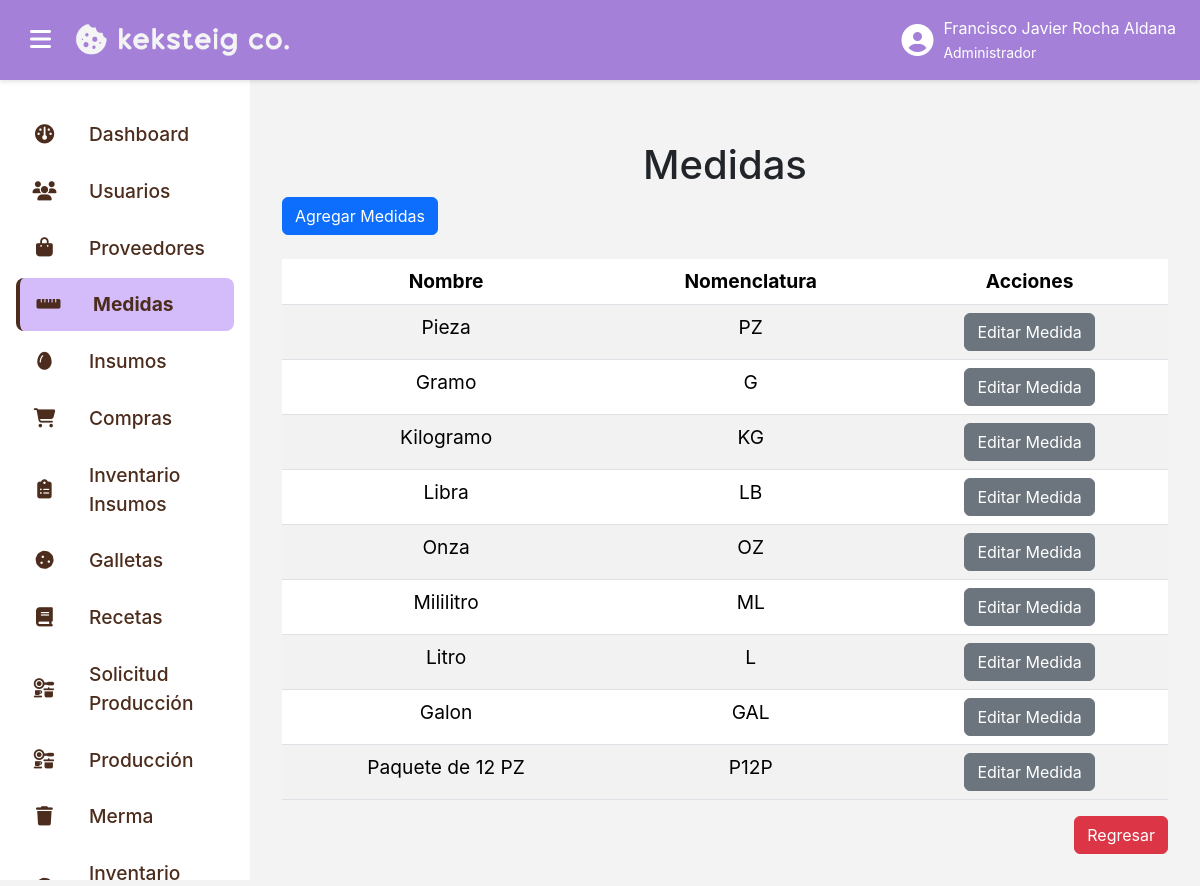
The app's page /medidas/lista_medidas/ (signed in) with its own data.
### medidas_app/models.py (models this page shows, shortened)
class Medida(models.Model):
    nombre = models.TextField(max_length=50, null=False)
    nomenclatura = models.TextField(max_length=5, null=False)

### medidas_app/views.py (the view, shortened to what this page needs)
# urls.py: path("lista_medidas/", login_required(ListaMedidasView.as_view()), name="lista_medidas"),
class ListaMedidasView(PermissionRequiredMixin, TemplateView):
    permission_required = ["medidas_app.view_Medida"]
    login_url = "login"
    template_name = "lista_medidas.html"
    def get_context_data(self):
        lista = Medida.objects.all()
        return {
            "lista": lista
        }

### medidas_app/templates/lista_medidas.html (shortened to what this page needs)
{% extends "base.html" %}
{% load static %}
{% block content %}
<div class="pantalla-completa">
    <div class="menu">
        <h1 class="text-center">
            Medidas
        </h1>
        <a class="btn btn-primary" href="{% url "crear_medidas" %}">
            Agregar Medidas
        </a>
        <div class="row d-flex mt-4">
            <div class="col-lg-12 col-md-12 col-sm-12 col-12">
                <div class="d-flex align-items-center justify-content-center">
                    <table class="table table-hover table-striped">
                        <thead>
                            <th class="text-center">
                                Nombre
                            </th>
                            <th class="text-center">
                                Nomenclatura
                            </th>
                            <th class="text-center">
                                Acciones
                            </th>
                        </thead>
                        <tbody>
                            {% for item in lista %}
                                <tr>
                                    <td class="text-center">
                                        {{ item.nombre }}
                                    </td>
                                    <td class="text-center">
                                        {{ item.nomenclatura }}
                                    </td>
                                    <td class="text-center">
                                        <a class="btn btn-secondary" href="{% url "editar_medidas" item.id %}">
                                            Editar Medida
                                        </a>
                                    </td>
                                </tr>
                            {% endfor %}
                        </tbody>
                    </table>
                </div>
            </div>
        </div>
        <div class="d-flex align-items-center justify-content-end">
            <a class="btn btn-danger" href="{% url "home" %}">
                Regresar
            </a>
        </div>
    </div>
</div>
{% endblock content %}

### templates/base.html (shortened to what this page needs)
{% load static %}
<!DOCTYPE html>
<html lang="es">
<head>
    <link rel="stylesheet" href="{% static 'css/bootstrap.min.css' %}">
    <link href="https://cdnjs.cloudflare.com/ajax/libs/font-awesome/6.7.2/css/all.min.css" rel="stylesheet">
    <link rel="stylesheet" href="{% static 'css/styles.css' %}">
</head>
<body>
    <div class="topbar">
        <div class="d-flex align-items-center gap-3">
            <button class="sidebar-toggle" id="menuToggle">
                <i class="fas fa-bars"></i>
            </button>
            <a href="{% url 'home' %}" style="text-decoration: none;" class="logo-container">
                <img src="{% static 'image/logo-horizontal-light.png' %}" alt="Don Galleto Logo" class="logo">
            </a>
        </div>
        <div class="user-info">
            <i class="fas fa-user-circle"></i>
            <span>
                {{ user.first_name }} {{ user.last_name }}
                <br>
                <small>
                    {% for group in user.groups.all %}
                        {{ group.name }}
                    {% empty %}
                        El usuario no pertenece a ningún grupo.
                    {% endfor %}
                </small>
            </span>
        </div>
    </div>
    <div class="sidebar {% if is_sidebar_collapsed %}collapsed{% endif %}" id="sidebar">
        {% for grupo in request.user.groups.all %}
            {% if grupo.name == 'Administrador' %}
                <a href="{% url 'home' %}" class="{% if request.resolver_match.url_name == 'home' %}active{% endif %}">
                    <i class="fa-solid fa-dashboard"></i>
                    <span>
                        Dashboard
                    </span>
                </a>
            {% endif %}
            {% if grupo.name == 'Administrador' %}
                <a href="{% url 'lista_usuarios' %}" class="{% if '/usuarios/' in request.path %}active{% endif %}">
                    <i class="fas fa-users"></i>
                    <span>
                        Usuarios
                    </span>
                </a>
            {% endif %}
            {% if grupo.name == 'Administrador' %}
                <a href="{% url 'lista_proveedores' %}" class="{% if request.resolver_match.url_name == 'lista_proveedores' %}active{% endif %}">
                    <i class="fa-solid fa-bag-shopping"></i>
                    <span>
                        Proveedores
                    </span>
                </a>
            {% endif %}
            {% if grupo.name == 'Administrador' %}
                <a href="{% url 'lista_medidas' %}" class="{% if request.resolver_match.url_name == 'lista_medidas' %}active{% endif %}">
                    <i class="fa-solid fa-ruler-horizontal"></i>
                    <span>
                        Medidas
                    </span>
                </a>
            {% endif %}
            {% if grupo.name == 'Administrador' %}
                <a href="{% url 'lista_insumos' %}" class="{% if request.resolver_match.url_name == 'lista_insumos' %}active{% endif %}">
                    <i class="fa-solid fa-egg"></i>
                    <span>
                        Insumos
                    </span>
                </a>
            {% endif %}
            {% if grupo.name == 'Administrador' %}
                <a href="{% url 'lista_compras' %}" class="{% if request.resolver_match.url_name == 'lista_compras' %}active{% endif %}">
                    <i class="fa-solid fa-cart-shopping"></i>
                    <span>
                        Compras
                    </span>
                </a>
            {% endif %}
            {% if grupo.name == 'Administrador' %}
                <a href="{% url 'lista_inventario' %}" class="{% if request.resolver_match.url_name == 'lista_inventario' %}active{% endif %}">
                    <i class="fa-solid fa-clipboard-list"></i>
                    <span>
                        Inventario Insumos
                    </span>
                </a>
            {% endif %}
            {% if grupo.name == 'Administrador' %}
                <a href="{% url 'lista_galletas' %}" class="{% if request.resolver_match.url_name == 'lista_galletas' %}active{% endif %}">
                    <i class="fa-solid fa-cookie"></i>
                    <span>
                        Galletas
                    </span>
                </a>
            {% endif %}
            {% if grupo.name == 'Administrador' %}
                <a href="{% url 'lista_recetas' %}" class="{% if request.resolver_match.url_name == 'lista_recetas' %}active{% endif %}">
                    <i class="fa-solid fa-book"></i>
                    <span>
                        Recetas
                    </span>
                </a>
            {% endif %}
            {% if grupo.name == 'Administrador' %}
                <a href="{% url 'lista_solicitarproducciones' %}" class="{% if request.resolver_match.url_name == 'lista_solicitarproducciones' %}active{% endif %}">
                    <i class="fa-solid fa-kitchen-set"></i>
                    <span>
                        Solicitud Producción
                    </span>
                </a>
            {% endif %}
            {% if grupo.name == 'Administrador' %}
                <a href="{% url 'lista_producciones' %}" class="{% if request.resolver_match.url_name == 'lista_producciones' %}active{% endif %}">
                    <i class="fa-solid fa-kitchen-set"></i>
                    <span>
                        Producción
                    </span>
                </a>
            {% endif %}
            {% if grupo.name == 'Administrador' %}
                <a href="{% url 'lista_mermas' %}" class="{% if request.resolver_match.url_name == 'lista_mermas' %}active{% endif %}">
                    <i class="fa-solid fa-trash"></i>
                    <span>
                        Merma
                    </span>
                </a>
            {% endif %}
            {% if grupo.name == 'Administrador' %}
                <a href="{% url 'lista_inventariogalletas' %}" class="{% if request.resolver_match.url_name == 'lista_inventariogalletas' %}active{% endif %}">
                    <i class="fa-solid fa-cookie"></i>
                    <span>
                        Inventario Galletas
                    </span>
                </a>
            {% endif %}
        {% endfor %}
    </div>
    <div class="content">
        {% block content %}
        {% endblock content %}
    </div>
</body>
</html>

### static/css/styles.css (style rules this page uses)
:root { --primary-color: #a480d9; --primary-dark: #8a66c9; --primary-light: #d4bbfa; --text-color: #4C2C1C; --danger-color: #de3421; --danger-dark: #c42e1c; --background-color: #f3f3f3; --border-color: #dee2e6; --white: #fff; }
body { margin: 0; font-family: 'SFPRODISPLAY', sans-serif; font-size: 1.2rem; background-color: var(--background-color); }
.content { margin-left: 250px; margin-top: 80px; padding: 2rem; transition: margin-left 0.3s ease; }
.topbar { position: fixed; top: 0; left: 0; width: 100%; height: 80px; background-color: var(--primary-color); display: flex; align-items: center; justify-content: space-between; padding: 0 1.5rem; z-index: 1050; box-shadow: 0 2px 4px rgba(0, 0, 0, 0.1); }
.topbar img.logo { height: 50px; transition: transform 0.3s ease; }
.sidebar-toggle { background: none; border: none; font-size: 1.5rem; color: var(--white); }
.sidebar { width: 250px; height: 100vh; background-color: var(--white); position: fixed; top: 80px; left: 0; padding: 1.5rem 1rem; transition: transform 0.3s ease; z-index: 1000; overflow-y: auto; scrollbar-width: thin; }
.sidebar a { display: flex; align-items: center; gap: 2rem; padding: 0.75rem 1rem; margin: 0.25rem 0; border: none; background: none; color: #4C2C1C; font-weight: 500; text-decoration: none; border-radius: 8px; width: 100%; transition: all 0.3s ease; }
.sidebar a i { min-width: 25px; text-align: center; }
.sidebar a span { text-align: left; flex: 1; }
.sidebar a i { transition: transform 0.3s ease; }
.sidebar a.active { background-color: var(--primary-light); border-left: 4px solid var(--text-color); font-weight: bold; }
.user-info { position: relative; display: flex; align-items: center; gap: 10px; font-size: 1rem; color: var(--white); cursor: pointer; }
.user-info i { font-size: 2rem; }
.user-info > span { display: block; }

### records on screen
Medida: nombre "Pieza", nomenclatura "PZ"
Medida: nombre "Gramo", nomenclatura "G"
Medida: nombre "Kilogramo", nomenclatura "KG"
Medida: nombre "Libra", nomenclatura "LB"
Medida: nombre "Onza", nomenclatura "OZ"
Medida: nombre "Mililitro", nomenclatura "ML"
Medida: nombre "Litro", nomenclatura "L"
Medida: nombre "Galon", nomenclatura "GAL"
Medida: nombre "Paquete de 12 PZ", nomenclatura "P12P"

### other values on screen
{{ user.first_name }} "Francisco Javier"
{{ user.last_name }} "Rocha Aldana"
{{ group.name }} "Administrador"
